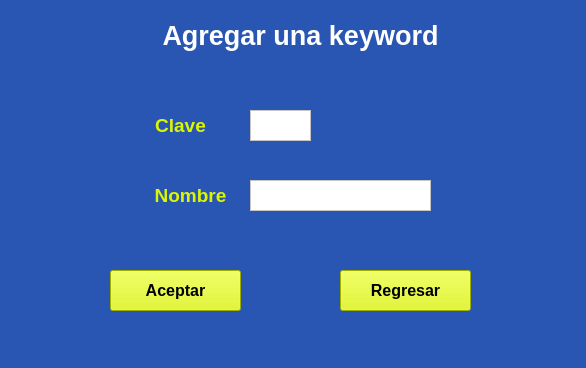
<?xml version="1.0" encoding="UTF-8"?>
<ui version="4.0">
 <class>V_Agregar</class>
 <widget class="QMainWindow" name="V_Agregar">
  <property name="geometry">
   <rect>
    <x>0</x>
    <y>0</y>
    <width>586</width>
    <height>368</height>
   </rect>
  </property>
  <property name="windowTitle">
   <string>MainWindow</string>
  </property>
  <property name="styleSheet">
   <string notr="true">background-color: rgb(41, 86, 178);</string>
  </property>
  <widget class="QWidget" name="centralwidget">
   <widget class="QLabel" name="lbl_Mensaje">
    <property name="geometry">
     <rect>
      <x>150</x>
      <y>10</y>
      <width>301</width>
      <height>51</height>
     </rect>
    </property>
    <property name="text">
     <string>&lt;html&gt;&lt;head/&gt;&lt;body&gt;&lt;p align=&quot;center&quot;&gt;&lt;span style=&quot; font-size:20pt; font-weight:600; color:#ffffff;&quot;&gt;Agregar una keyword&lt;/span&gt;&lt;/p&gt;&lt;/body&gt;&lt;/html&gt;</string>
    </property>
    <property name="alignment">
     <set>Qt::AlignCenter</set>
    </property>
   </widget>
   <widget class="QLabel" name="lbl_Clave">
    <property name="geometry">
     <rect>
      <x>130</x>
      <y>110</y>
      <width>101</width>
      <height>31</height>
     </rect>
    </property>
    <property name="text">
     <string>&lt;html&gt;&lt;head/&gt;&lt;body&gt;&lt;p align=&quot;center&quot;&gt;&lt;span style=&quot; font-size:14pt; font-weight:600; color:#dcf600;&quot;&gt;Clave&lt;/span&gt;&lt;/p&gt;&lt;/body&gt;&lt;/html&gt;</string>
    </property>
    <property name="alignment">
     <set>Qt::AlignCenter</set>
    </property>
   </widget>
   <widget class="QTextEdit" name="txt_Clave">
    <property name="geometry">
     <rect>
      <x>250</x>
      <y>110</y>
      <width>61</width>
      <height>31</height>
     </rect>
    </property>
    <property name="font">
     <font>
      <pointsize>12</pointsize>
      <weight>75</weight>
      <bold>true</bold>
     </font>
    </property>
    <property name="styleSheet">
     <string notr="true">background-color: rgb(255, 255, 255);</string>
    </property>
   </widget>
   <widget class="QLabel" name="lbl_Nombre">
    <property name="geometry">
     <rect>
      <x>140</x>
      <y>180</y>
      <width>101</width>
      <height>31</height>
     </rect>
    </property>
    <property name="text">
     <string>&lt;html&gt;&lt;head/&gt;&lt;body&gt;&lt;p align=&quot;center&quot;&gt;&lt;span style=&quot; font-size:14pt; font-weight:600; color:#dcf600;&quot;&gt;Nombre&lt;/span&gt;&lt;/p&gt;&lt;/body&gt;&lt;/html&gt;</string>
    </property>
    <property name="alignment">
     <set>Qt::AlignCenter</set>
    </property>
   </widget>
   <widget class="QTextEdit" name="txt_Nombre">
    <property name="geometry">
     <rect>
      <x>250</x>
      <y>180</y>
      <width>181</width>
      <height>31</height>
     </rect>
    </property>
    <property name="font">
     <font>
      <pointsize>12</pointsize>
      <weight>75</weight>
      <bold>true</bold>
     </font>
    </property>
    <property name="styleSheet">
     <string notr="true">background-color: rgb(255, 255, 255);</string>
    </property>
   </widget>
   <widget class="QPushButton" name="btn_Aceptar">
    <property name="geometry">
     <rect>
      <x>110</x>
      <y>270</y>
      <width>131</width>
      <height>41</height>
     </rect>
    </property>
    <property name="font">
     <font>
      <pointsize>12</pointsize>
      <weight>75</weight>
      <bold>true</bold>
     </font>
    </property>
    <property name="styleSheet">
     <string notr="true">background-color: rgb(220, 246, 0);</string>
    </property>
    <property name="text">
     <string>Aceptar</string>
    </property>
   </widget>
   <widget class="QPushButton" name="btn_Regresar">
    <property name="geometry">
     <rect>
      <x>340</x>
      <y>270</y>
      <width>131</width>
      <height>41</height>
     </rect>
    </property>
    <property name="font">
     <font>
      <pointsize>12</pointsize>
      <weight>75</weight>
      <bold>true</bold>
     </font>
    </property>
    <property name="styleSheet">
     <string notr="true">background-color: rgb(220, 246, 0);</string>
    </property>
    <property name="text">
     <string>Regresar</string>
    </property>
   </widget>
  </widget>
  <widget class="QMenuBar" name="menubar">
   <property name="geometry">
    <rect>
     <x>0</x>
     <y>0</y>
     <width>586</width>
     <height>21</height>
    </rect>
   </property>
  </widget>
  <widget class="QStatusBar" name="statusbar"/>
 </widget>
 <resources/>
 <connections/>
</ui>
